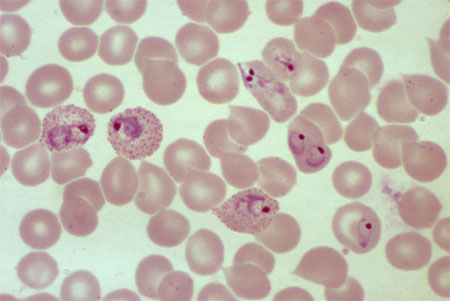
%> input picture sam3.jpg, 450 x 301 px
$ octave Demo_color_histogram.m   (GNU Octave 9; MATLAB toolbox functions it lacks are replaced by stand-ins)
%> lines starting %> are read from the running program, lines starting %| are printed output that depends on the picture
### hm_max.m
function max = hm_max(matrix)
% This function calculates the max maximum intensity that a pixel
% Has in any givel channels
% Using this for future improvement
% To develop an algorithm for normalizing an image with respect to another
% image
max=matrix(1,1);
temp=1;
for i=1:255
    if matrix(i,1)>=max
        max=matrix(i,1);
        temp=i;
    end
end
max=temp;
%
end

### Demo_color_histogram.m
img1=imread('sam3.jpg');
%> img1 is the input picture: size 301x450x3 uint8; mean R, G, B 192.4, 183.5, 172.2
I=rgb2gray(img1);
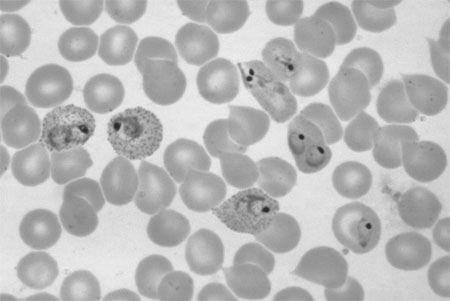
%> I: size 301x450 uint8; min 34, max 238, mean 184.9
% 3 rgb planes extracted for image 1............
imgr=img1(:,:,1);
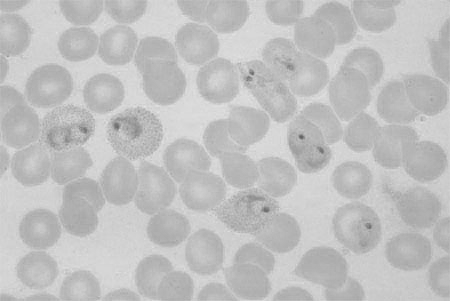
%> imgr: size 301x450 uint8; min 97, max 230, mean 192.4
imgg=img1(:,:,2);
imgb=img1(:,:,3);
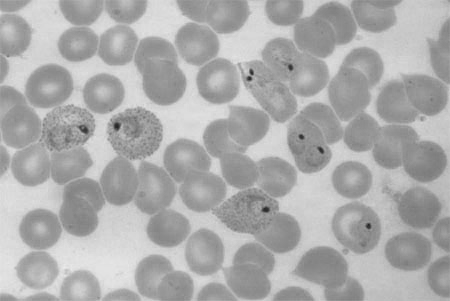
%> imgb: size 301x450 uint8; min 36, max 235, mean 172.2
imwrite(imgr,'red.jpg');
imwrite(imgg,'green.jpg');
imwrite(imgb,'blue.jpg');
% histogram representation of the planes of the second image.........
hmimgr=imhist(imgr);
%> hmimgr = 256 values, max 5196 at index 184, min 0 at index 1, mean 529.1
hmimgg=imhist(imgg);
%> hmimgg = 256 values, max 2585 at index 152, min 0 at index 48, mean 529.1
hmimgb=imhist(imgb);
%> hmimgb = 256 values, max 3262 at index 150, min 0 at index 1, mean 529.1
% Plot for histogram specification..............
figure;
subplot(331);plot(imgr);title('Red image');
subplot(334);plot(imgg);title('Green image');
subplot(337);plot(imgb);title('blue image');
subplot(332);plot(hmimgr);title('Red ref');
subplot(335);plot(hmimgg);title('Green ref');
subplot(338);plot(hmimgb);title('Blue ref');
%> after `title('Blue ref')`:
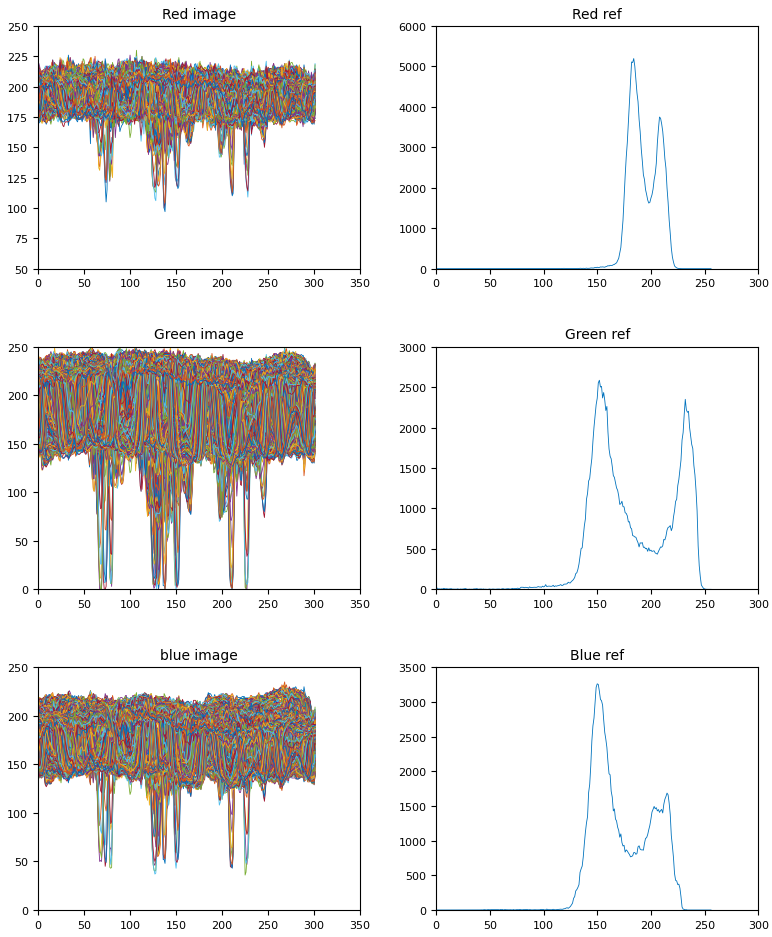
%> figure redrawn from the program's plot data, 6 panels; panel 1: curve peaks at x = 185, y = 218; panel 1: curve peaks at x = 255, y = 215; panel 1: curve peaks at x = 255, y = 214; panel 1: curve peaks at x = 256, y = 214
new=cat(3,imgr,imgg,imgb);
imwrite(new,'new.jpg');
max_r=hm_max(hmimgr);
%> in hm_max, `max=matrix(1,1);`: max = 0
%> after the loop in hm_max, `for i=1:255`: max = 5196; temp = 184
%> max_r = 184
max_g=hm_max(hmimgg);
%> the loop in hm_max (call 2), `for i=1:255` made 255 passes
%> max on pass 1: 15
%> max_g = 152
max_b=hm_max(hmimgb);
%> max_b = 150
disp(max_r);
%| 184
disp(max_g);
%| 152
disp(max_b);
%| 150
